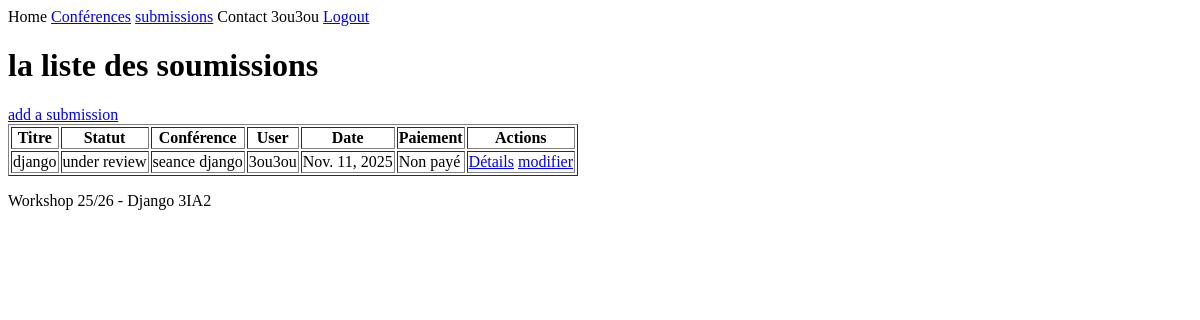
The app's page /conferences/submissions/liste/ (signed in), older data.
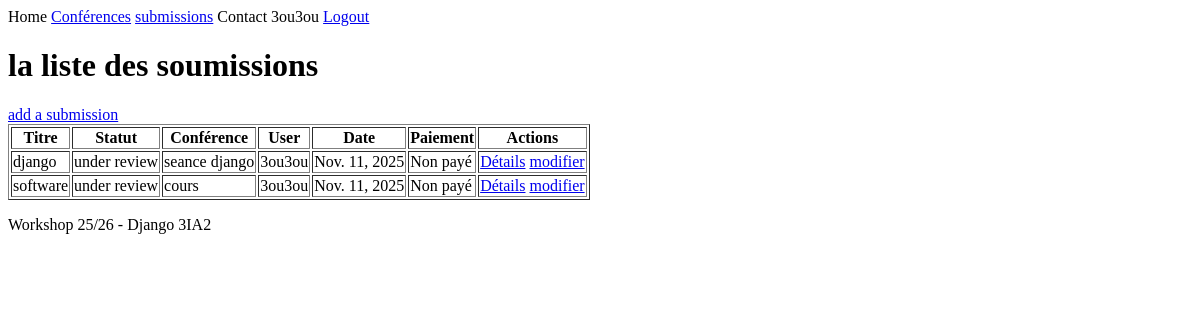
The same page, newer data.
### UserApp/models.py (models this page shows, shortened)
class User(AbstractUser):
    user_id=models.CharField(max_length=8,primary_key=True,unique=True,editable=False)
    first_name=models.CharField(max_length=255,validators=[name_validator])
    last_name=models.CharField(max_length=255,validators=[name_validator])
    ROLE=[
        ("participant","participant"),
        ("comitee","organizing comitee member"),
    ]
    role=models.CharField(max_length=255,choices=ROLE,default="participant")
    affiliation=models.CharField(max_length=255)
    email=models.EmailField(unique=True,validators=[verify_email])
    nationality=models.CharField(max_length=255)
    created_at=models.DateTimeField(auto_now_add=True)
    updated_at=models.DateTimeField(auto_now=True)

### ConferenceApp/models.py (models this page shows, shortened)
class Submission(models.Model):
    submission_id=models.CharField(max_length=255,primary_key=True,unique=True,editable=False,default=generate_submission_id)
    title=models.CharField(max_length=50)
    abstract=models.TextField()
    keywords=models.TextField(validators=[validate_keywords])
    paper=models.FileField(upload_to="papers/",validators=[FileExtensionValidator(allowed_extensions=['pdf'], message="Seuls les fichiers PDF sont autorisés.")])
    STATUS=[
        ("submitted","submitted"),
        ("under review","under review"),
        ("accepted","accepted"),
        ("rejected","rejected"),
    ]
    status=models.CharField(max_length=50,choices=STATUS)
    payed=models.BooleanField(default=False)
    submission_date=models.DateField(auto_now_add=True)
    created_at=models.DateTimeField(auto_now_add=True)
    updated_at=models.DateTimeField(auto_now=True)
    user=models.ForeignKey(User,on_delete=models.CASCADE,related_name="submissions")
    conference=models.ForeignKey(Conference,on_delete=models.CASCADE,related_name="submissions")

class Conference(models.Model):
    conference_id=models.AutoField(primary_key=True)
    name=models.CharField(max_length=255)
    THEME=[
        ("IA","Computer Science & ia"),
        ("SE","Science & eng"),
        ("SC","Social sciences"),
        ("IT","Interdisciplinary Themes"),
    ]
    theme=models.CharField(max_length=255,choices=THEME)
    location=models.CharField(max_length=50)
    description=models.TextField(validators=[MinLengthValidator(30,"vous devez ecrire au moins 30 lettres ")])
    start_date=models.DateField()
    end_date=models.DateField()
    created_at=models.DateTimeField(auto_now_add=True)
    updated_at=models.DateTimeField(auto_now=True)

### ConferenceApp/views.py (the view)
# urls.py: path("submissions/liste/", SubmissionList.as_view(), name="submission_list"),
class SubmissionList(ListView):
    model = Submission
    context_object_name = "liste"
    template_name = "submissions/liste.html"
    def get_queryset(self):
        return Submission.objects.filter(user=self.request.user)

### GestionConferrence3IA2/Templates/submissions/liste.html
{% extends 'base.html' %}
{% block content %}
<h1>la liste des soumissions </h1>
<a href="{% url 'submission_add' %}">add a submission</a>
<table border="1">
    <tr>
        <th>Titre</th>
        <th>Statut</th>
        <th>Conférence</th>
        <th>User</th>
        <th>Date</th>
        <th>Paiement</th>
        <th>Actions</th>
    </tr>
    {% for s in liste %}
    <tr>
        <td>{{ s.title }}</td>
        <td>{{ s.status }}</td>
        <td>{{ s.conference.name }}</td>
        <td>{{ s.user.username }}</td>
        <td>{{ s.submission_date }}</td>
        <td>{% if s.payed %}Payé
            {% else %}
            Non payé{% endif %}
        </td>
        <td>
            <a href="{% url 'submission_details' s.submission_id %}">Détails</a>
            <a href="{% url 'submission_update' s.submission_id %}">modifier</a>
</td>
</tr>
    {% endfor %}
</table>
{% endblock %}

### GestionConferrence3IA2/Templates/base.html
<html>
<head>
</head>
<body>
    <nav>
        <a>Home</a>
        <a href="{% url 'liste_conferences' %}">Conférences</a>
        <a href="{% url 'submission_list' %}">submissions</a>
        <a>Contact</a>
        {% if user.is_authenticated %}
         <a> {{user.username}}</a>
         <a href="{% url 'logout' %}"> Logout</a>
        {% else %}
         <a href="{% url 'login' %}">Connexion</a>
         <a href="{% url 'register' %}">Inscription </a>
         {% endif %}
    </nav>
    {% block content %}
    {% endblock %}
    <footer>
        <p>Workshop 25/26 - Django 3IA2</p>
    </footer>
</body>
</html>

Row changes from the older to the newer data that the page shows:
added Submission: title "software", status "under review", conference.name "cours", user.username "3ou3ou", submission_date "Nov. 11, 2025", payed "Non payé"
